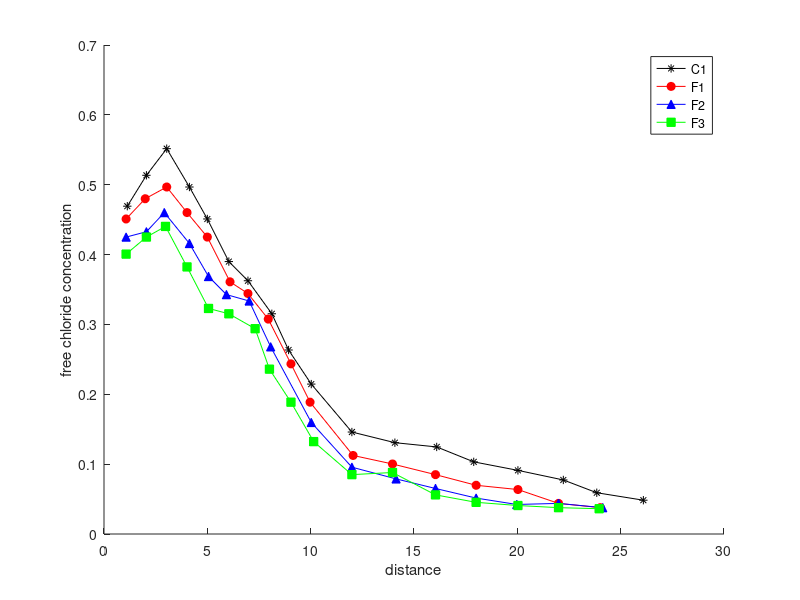

Write the MATLAB code that produced this figure.
                                           
                                          
                                       
                                       
line_data_black = [1.12717     0.469266
2.05202     0.513489                   
3.03468     0.551612                   
4.13295     0.496715                   
      5     0.450967                   
6.04046      0.38997                   
6.96532     0.362522                   
8.12139     0.315249                   
8.93064     0.263402                   
10.0289     0.214604                   
11.9942     0.145983                   
14.0751     0.130734                   
16.0983     0.124634                   
17.8902     0.103285                   
20.0289    0.0910856                   
22.2254    0.0773613                   
23.8439    0.0590623                   
26.0983    0.0483878                   
];                                     
                                       
line_data_red = [1.06936     0.450967      
1.99422     0.479941                   
3.03468     0.496715                   
4.01734     0.460117                   
      5     0.425044                   
6.09827     0.360997                   
6.96532     0.344223                   
7.94798     0.307625                   
9.04624     0.243578                   
 9.9711     0.188681                   
 12.052     0.112435                   
13.9595     0.100235                   
16.0405     0.084986                   
18.0058    0.0697367                   
20.0289     0.063637                   
21.9942     0.043813                   
24.0173    0.0377134                   
];                                     
    
line_data_blue = [1.06936     0.425044
2.05202     0.432668             
2.91908     0.460117             
4.13295     0.415894             
 5.0578     0.368622             
5.92486     0.342698             
7.02312     0.333548             
8.06358     0.267977             
10.0289     0.159707             
11.9942    0.0956604             
14.1329    0.0788863             
16.0405     0.065162             
18.0058    0.0514377             
19.9711    0.0422881             
21.9942     0.043813             
24.1329    0.0377134             
];                                   
                                    
line_data_green = [1.06936     0.400645      
2.05202     0.425044                   
2.97688     0.440293                   
4.01734     0.382346                   
 5.0578     0.322874                   
6.04046     0.315249                   
7.31214       0.2939                   
8.00578     0.235953                   
9.04624     0.188681                   
10.1445     0.132259                   
11.9942     0.084986                   
13.9595    0.0880358                   
16.0405    0.0560124                   
18.0058     0.045338                   
20.0289    0.0407632                   
21.9942    0.0377134                   
23.9595    0.0361884                   
];                                                                 
%% 
%{
           b     blue          .     point              -     solid
           g     green         o     circle             :     dotted
           r     red           x     x-mark             -.    dashdot 
           c     cyan          +     plus               --    dashed   
           m     magenta       *     star             (none)  no line
           y     yellow        s     square
           k     black         d     diamond
           w     white         v     triangle (down)
                               ^     triangle (up)
                               <     triangle (left)
                               >     triangle (right)
                               p     pentagram
                               h     hexagram
                          
%}
figure
hold on 
plot(line_data_black(:,1), line_data_black(:,2),'k-*')   
plot(line_data_red(:,1), line_data_red(:,2),'r-o', 'markerfacecolor', 'r') 
plot(line_data_blue(:,1), line_data_blue(:,2),'b-^', 'markerfacecolor', 'b')  
plot(line_data_green(:,1), line_data_green(:,2),'g-s', 'markerfacecolor','g')  
%plot(line_data(:,1), line_data(:,2),'r-*')  
%plot(line_data(:,1), line_data(:,2),'r-*')  
%plot(line_data(:,1), line_data(:,2),'r-*')  
xlabel('distance');
ylabel('free chloride concentration');
legend('C1','F1','F2', 'F3')                 
print -djpeg -r300 newplot2                                          
